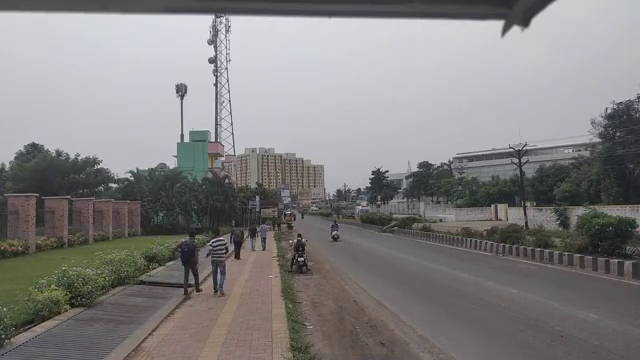
#> input picture frame 182 of s3v2.mp4, 640 x 360 px
$ python cd-traffic3.py   (older library calls are emulated)
#> lines starting #> are read from the running program, lines starting #| are printed output that depends on the picture
# Gaussian mixture based bg/fg segmentation algorithm

import numpy as np
import cv2 as cv
from threading import Thread
# import time
from PIL import Image
import sys
import os
import pyocr
import pyocr.builders
import pandas

# [155 lines of commented-out code are left out]


def mog1(path):
#> called with path = './s3v2.mp4'
    cap = cv.VideoCapture(path)
    fgbg = cv.createBackgroundSubtractorMOG2()

    leftcount, rightcount = 0, 0

    frame_count = 0

    while(1):

        ret, frame = cap.read()
#> frame is the input picture: shape (360, 640, 3); mean B, G, R 129.1, 129.4, 131.1
        frame_count += 1

        fgmask = fgbg.apply(frame)
#> fgmask: shape (360, 640); every value is 127
        cv.imshow('BG-Subtraction', fgmask)

        ret, thresh = cv.threshold(fgmask, 254, 255, 0)
#> thresh: shape (360, 640); every value is 0
        cv.imshow('threshold', thresh)

        thresh = cv.GaussianBlur(thresh, (5, 5), 0)
        cv.imshow('blur', thresh)

        # kernel = cv.getStructuringElement(cv.MORPH_RECT,(5,5))
        kernel = cv.getStructuringElement(cv.MORPH_ELLIPSE,(7,7))
        # [7 lines of commented-out code are left out]

        closing = cv.morphologyEx(thresh, cv.MORPH_CLOSE, kernel)
        cv.imshow('Closing', closing)

        opening = cv.morphologyEx(closing, cv.MORPH_OPEN, kernel)
        cv.imshow('Opening', opening)

        #im2, contours, heirarchy = cv.findContours(opening, cv.RETR_TREE, cv.CHAIN_APPROX_TC89_L1)
        contours,hierachy=cv.findContours(thresh,cv.RETR_TREE,cv.CHAIN_APPROX_SIMPLE)
#> contours = []

        # cv.drawContours(fgmask, contours, -1, (0,255,0), 1)
        # cv.imshow('contours', fgmask)

        cv.line(frame, (0,275), (700,275), (255,0,0), 1)
        cv.line(frame, (0,230), (700,230), (255,0,0), 1)
        cv.line(frame, (0,330), (700,330), (255,0,0), 1)
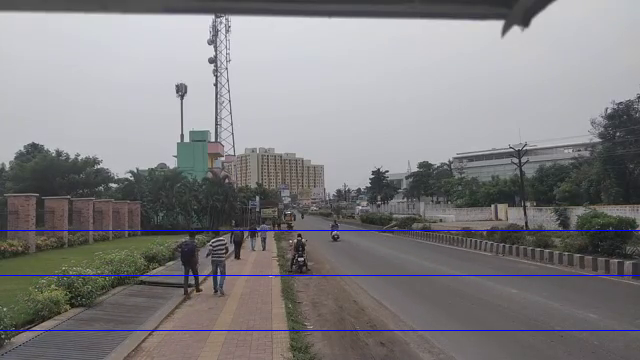
#> frame: shape (360, 640, 3); mean B, G, R 130.5, 128.6, 130.3

        for contour in contours:
            x, y, w, h = cv.boundingRect(contour)
            if w<25 or h<25:
                continue
            # if w/h>1.5 or h/w>1.5:
            #     continue
            cx = x + int(w/2)
            cy = y + int(h/2)
            if cy<175:
                continue

            print(x, y, w, h, cx, cy)
            if (abs(cy-275)<=1):
                print(cx, cy)
                if(cx<320):
                    leftcount += 1
                else:
                    rightcount += 1
            print(leftcount, rightcount)
            text_left = 'Left: {}'.format(leftcount)
            text_right = 'Right: {}'.format(rightcount)
            font = cv.FONT_HERSHEY_SIMPLEX
            reccolor = (0,255,0)
            if (w*h)>=6400:
                reccolor = (0,0,255)
            cv.putText(frame, text_left , (230,30), font, 1 ,(255,0,0), 1, cv.LINE_AA)
            cv.putText(frame, text_right , (400,30), font, 1 ,(255,0,0), 1, cv.LINE_AA)
            cv.circle(frame, (cx,cy), 1, (0,0,255), -1)
            cv.rectangle(frame, (x,y), (x+w,y+h), reccolor, 1)
#> this loop made 0 passes
#> after the loop, leftcount = 0; rightcount = 0


        cv.imshow('Rects', frame)

        k = cv.waitKey(30) & 0xff
#> (key Esc is pressed here)
        if k == 27:
            break

        #time.sleep(0.5)

    cap.release()
    cv.destroyAllWindows()

file_path = './s3v2.mp4'
mog1(file_path)

$ run again, starting later in the video
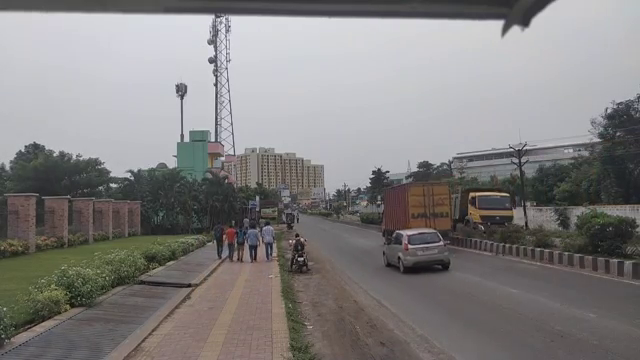
#> input picture frame 821 of s3v2.mp4, 640 x 360 px
#> in mog1, frame is the input picture: shape (360, 640, 3); mean B, G, R 128.1, 128.6, 131
#> fgmask: shape (360, 640); every value is 127
#> thresh: shape (360, 640); every value is 0
#> contours = []
#> in mog1, `cv.line(frame, (0,330), (700,330), (255,0,0), 1)`:
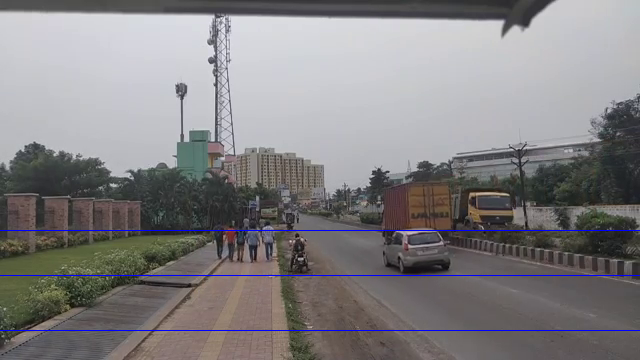
#> frame: shape (360, 640, 3); mean B, G, R 129.5, 127.9, 130.2
#> after the loop in mog1, `for contour in contours:`: leftcount = 0

$ run again, starting later in the video
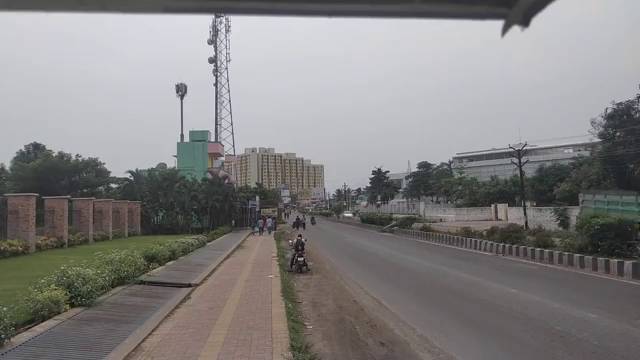
#> input picture frame 1460 of s3v2.mp4, 640 x 360 px
#> in mog1, frame is the input picture: shape (360, 640, 3); mean B, G, R 129.6, 130.1, 132
#> fgmask: shape (360, 640); every value is 127
#> thresh: shape (360, 640); every value is 0
#> contours = []
#> in mog1, `cv.line(frame, (0,330), (700,330), (255,0,0), 1)`:
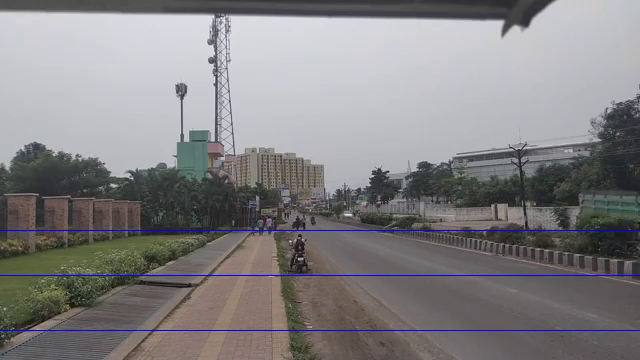
#> frame: shape (360, 640, 3); mean B, G, R 131, 129.4, 131.2
#> after the loop in mog1, `for contour in contours:`: leftcount = 0
